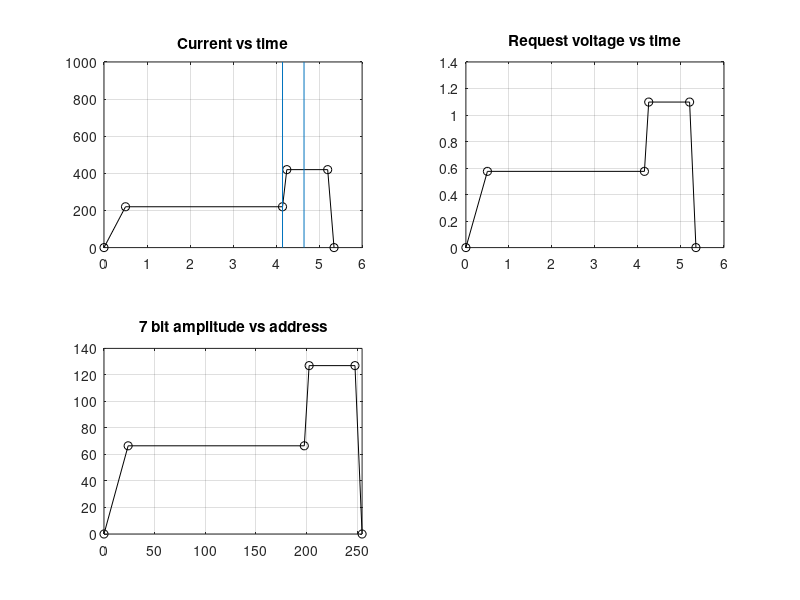

The MATLAB source for this figure:
% Programming the Wavetek SG
% clear all
% close all

RFpulseLength = 0.5;
RFStart = 4.15;
RFEnd = RFStart + RFpulseLength;

Ymax = 127;
Ymin = 0  ;

Xmin = 0  ;
Xmax = 255;

Ical = 382.6; % [A/V]

CurrentProgram = 9;

blockRate = 187e-3;
Tend = 1/blockRate;

switch CurrentProgram
    case 8 
        I = [0,160 ,160 ,160 ,160 ,0   ];
        t = [0,0.5 ,4.2 ,4.3 ,5.2 ,Tend];
    case 9
        I = [0,220 ,220 ,420  ,420  ,0   ];
        t = [0,0.5 ,4.15,4.25 ,5.2  ,Tend];
end

% Convert the desired current to voltge request level:
V = I/Ical;

% Convert request voltage and time to bits:
Y = V*(Ymax/max(V));
X = t*(Xmax/max(t));

% Plot data
figure
subplot(2,2,1)
hold on
plot(t,I,'ko-')
line([RFStart,RFStart],[0,1e3])
line([RFEnd,RFEnd],[0,1e3])
box on
title('Current vs time')
grid on

subplot(2,2,2)
plot(t,V,'ko-')
box on
title('Request voltage vs time')
grid on

subplot(2,2,3)
plot(X,Y,'ko-')
title('7 bit amplitude vs address')
xlim([Xmin,Xmax])
grid on

set(gcf,'color','w','Position',[600  60  500  550])
